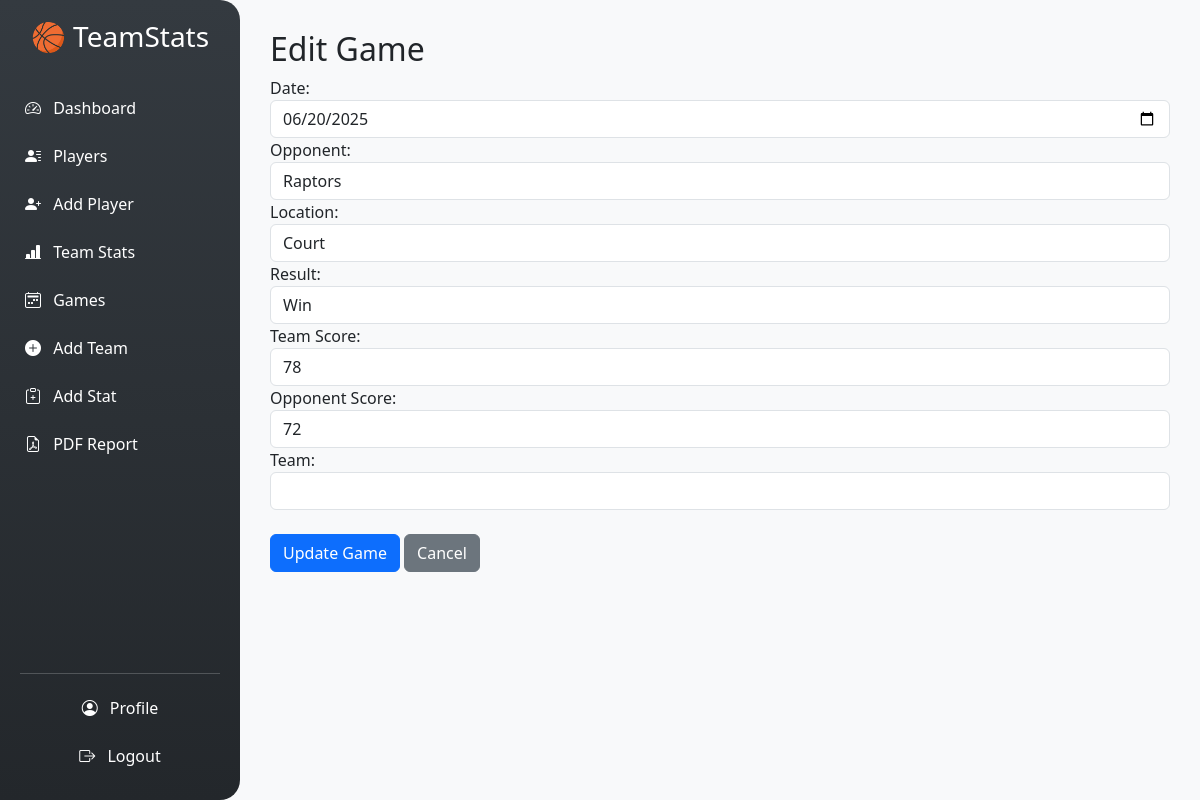
The page /games/1/edit (signed in) on the database its author committed.
### app/models.py (models this page shows)
class Game(db.Model):
    id = db.Column(db.Integer, primary_key=True)
    date = db.Column(db.Date, nullable=False)
    opponent = db.Column(db.String(100), nullable=False)
    location = db.Column(db.String(100))
    result = db.Column(db.String(10))
    team_score = db.Column(db.Integer)
    opponent_score = db.Column(db.Integer)
    team_id = db.Column(db.Integer, db.ForeignKey('team.id'), nullable=True)
    team = db.relationship('Team', back_populates='games')

### app/routes/games.py (the view, shortened to what this page needs)
@games_bp.route('/<int:game_id>/edit', methods=['GET', 'POST'])
@login_required
def edit_game(game_id):
    game = Game.query.get_or_404(game_id)
    return render_template('edit_game.html', game=game)

### app/__init__.py (called while the page is built)
def create_app():
    app = Flask(__name__, instance_relative_config=True)
    app.config['SQLALCHEMY_DATABASE_URI'] = 'sqlite:///basketball.db'
    app.config['SQLALCHEMY_TRACK_MODIFICATIONS'] = False
    app.secret_key = os.environ.get("SECRET_KEY")
    db.init_app(app)
    migrate.init_app(app, db)
    login_manager = LoginManager()
    login_manager.login_view = "auth.login"
    login_manager.init_app(app)
    @login_manager.user_loader
    def load_user(user_id):
        return User.query.get(int(user_id))
    app.register_blueprint(core_bp)
    app.register_blueprint(auth_bp)
    app.register_blueprint(dashboard_bp)
    app.register_blueprint(players_bp)
    app.register_blueprint(teams_bp)
    app.register_blueprint(games_bp)
    app.register_blueprint(reports_bp)
    return app

### app/templates/edit_game.html (shortened to what this page needs)
{% extends 'base.html' %}
{% block content %}
<h2>Edit Game</h2>
<form method="POST">
    <label>Date:</label>
    <input type="date" name="date" class="form-control" value="{{ game.date }}">
    <label>Opponent:</label>
    <input type="text" name="opponent" class="form-control" value="{{ game.opponent }}">
    <label>Location:</label>
    <input type="text" name="location" class="form-control" value="{{ game.location }}">
    <label>Result:</label>
    <select name="result" class="form-control">
        <option value="Win" {% if game.result == 'Win' %}selected{% endif %}>Win</option>
    </select>
    <label>Team Score:</label>
    <input type="number" name="team_score" class="form-control" value="{{ game.team_score }}">
    <label>Opponent Score:</label>
    <input type="number" name="opponent_score" class="form-control" value="{{ game.opponent_score }}">
    <label>Team:</label>
    <select name="team_id" class="form-control">
    </select>
    <br>
    <button type="submit" class="btn btn-primary">Update Game</button>
    <a href="{{ url_for('games.games') }}" class="btn btn-secondary">Cancel</a>
</form>
{% endblock %}

### app/templates/base.html (style rules this page uses)
body { margin: 0; font-family: 'Segoe UI', sans-serif; background-color: #f8f9fa; }

### rows shown on the page
Game: date "06/20/2025", opponent "Raptors", location "Court", result "Win", team_score "78", opponent_score "72"
